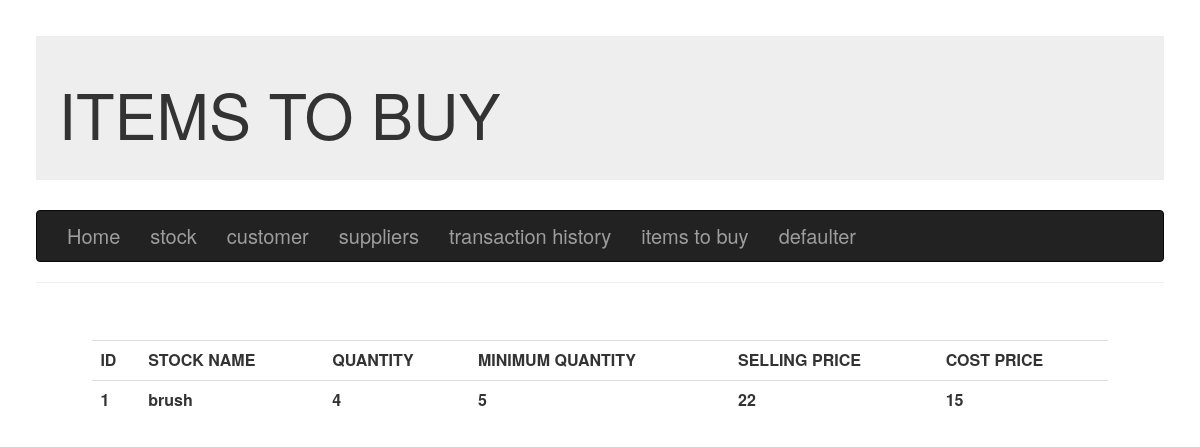
The app's page /itb with its own data.
### app/models.py (models this page shows, shortened)
class Stock(db.Model):
    id = db.Column(db.Integer, primary_key=True)
    name = db.Column(db.String(140),nullable = False , unique=True)
    qty = db.Column(db.Integer,default=1, nullable = False)
    minqty = db.Column(db.Integer,default=0, nullable = False)
    sp = db.Column(db.Integer , default=0, nullable = False)
    cp = db.Column(db.Integer,default=0, nullable = False)
    timestamp = db.Column(db.DateTime, index=True, default=datetime.utcnow)

### app/routes.py (the view)
@app.route('/itb', methods=['GET','POST'])
def itb():
    try:
        conn = sqlite3.connect('app.db')
        s2 = conn.execute('select *  from Stock where minqty>=qty;')
        s1=[]
        for i in s2:s1.append(i)
        conn.close()
        return render_template('itb.html',title='ITEMS TO BUY',s1=s1)
    except Exception as e:
        print("in itb = ",str(e))
        return render_template('itb.html',title='ITEMS TO BUY')

### app/templates/itb.html
{% extends 'base.html' %}
{% block content %}
{% if s1: %}
<table class="table">
    <tr>
      <th>ID</th>
      <th>STOCK NAME</th>
      <th>QUANTITY</th>
      <th>MINIMUM QUANTITY</th>
      <th>SELLING PRICE</th>
      <th>COST PRICE</th>
  </tr>
  {% for s in s1 %}
    <tr>
        <th>{{ s[0] }}</th>
        <th>{{ s[1] }}</th>
        <th>{{ s[2] }}</th>
        <th>{{ s[3] }}</th>
        <th>{{ s[4] }}</th>
        <th>{{ s[5] }}</th>
    </tr>
    {% endfor %}
  </table>
  {% endif %}
{% endblock %}

### records on screen
Stock: id "1", name "brush", qty "4", minqty "5", sp "22", cp "15"

### other values on screen
{{ title }} "ITEMS TO BUY"
